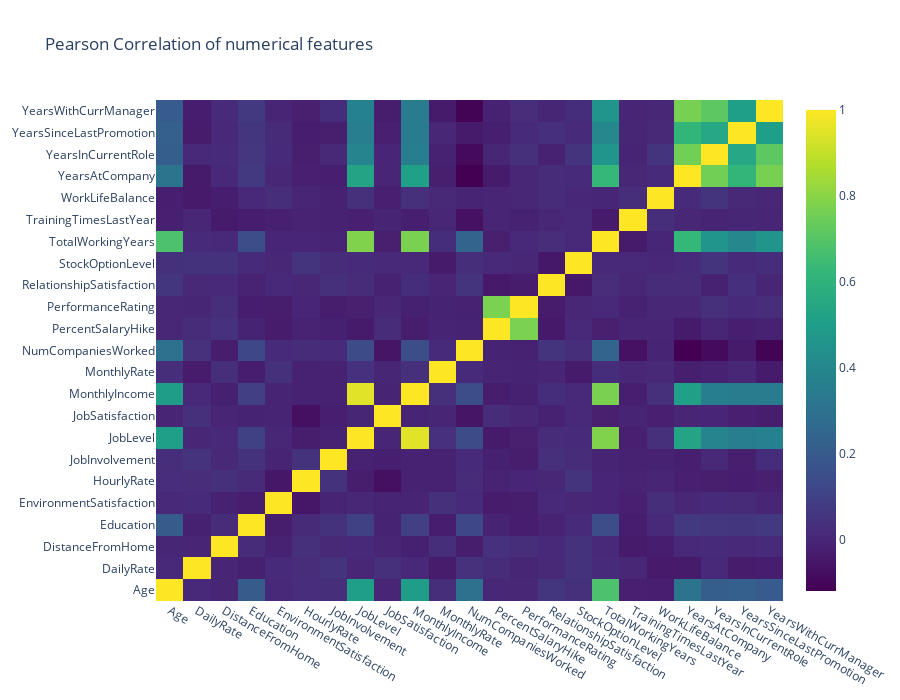

Notebook code cell kept with this figure:
### Markdown cell above
### Correlation of Features

The next tool in a data explorer's arsenal is that of a correlation matrix. By plotting a correlation matrix, we have a very nice overview of how the features are related to one another. For a Pandas dataframe, we can conveniently use the call **.corr** which by default provides the Pearson Correlation values of the columns pairwise in that dataframe.

In this correlation plot, I will use the the Plotly library to produce a interactive Pearson correlation matrix via the Heatmap function as follows:

### Code cell
# creating a list of only numerical values
numerical = [u'Age', u'DailyRate', u'DistanceFromHome', 
             u'Education', u'EnvironmentSatisfaction',
             u'HourlyRate', u'JobInvolvement', u'JobLevel', u'JobSatisfaction',
             u'MonthlyIncome', u'MonthlyRate', u'NumCompaniesWorked',
             u'PercentSalaryHike', u'PerformanceRating', u'RelationshipSatisfaction',
             u'StockOptionLevel', u'TotalWorkingYears',
             u'TrainingTimesLastYear', u'WorkLifeBalance', u'YearsAtCompany',
             u'YearsInCurrentRole', u'YearsSinceLastPromotion',u'YearsWithCurrManager']
data = [
    go.Heatmap(
        z= attrition[numerical].astype(float).corr().values, # Generating the Pearson correlation
        x=attrition[numerical].columns.values,
        y=attrition[numerical].columns.values,
        colorscale='Viridis',
        reversescale = False,
#         text = True ,
        opacity = 1.0
        
    )
]


layout = go.Layout(
    title='Pearson Correlation of numerical features',
    xaxis = dict(ticks='', nticks=36),
    yaxis = dict(ticks='' ),
    width = 900, height = 700,
    
)


fig = go.Figure(data=data, layout=layout)
py.iplot(fig, filename='labelled-heatmap')

### Figure 1 — Plotly figure (JSON) as saved in the notebook; plotly's stock layout.template omitted (floating-point values rounded to 4 significant figures; data arrays with more than 128 entries replaced by an {"elided": "..."} marker saying what was removed)
{"data": [{"colorscale": [[0, "#440154"], [0.1111, "#482878"], [0.2222, "#3e4989"], [0.3333, "#31688e"], [0.4444, "#26828e"], [0.5556, "#1f9e89"], [0.6667, "#35b779"], [0.7778, "#6ece58"], [0.8889, "#b5de2b"], [1, "#fde725"]], "opacity": 1, "reversescale": false, "type": "heatmap", "x": ["Age", "DailyRate", "DistanceFromHome", "Education", "EnvironmentSatisfaction", "HourlyRate", "JobInvolvement", "JobLevel", "JobSatisfaction", "MonthlyIncome", "MonthlyRate", "NumCompaniesWorked", "PercentSalaryHike", "PerformanceRating", "RelationshipSatisfaction", "StockOptionLevel", "TotalWorkingYears", "TrainingTimesLastYear", "WorkLifeBalance", "YearsAtCompany", "YearsInCurrentRole", "YearsSinceLastPromotion", "YearsWithCurrManager"], "y": ["Age", "DailyRate", "DistanceFromHome", "Education", "EnvironmentSatisfaction", "HourlyRate", "JobInvolvement", "JobLevel", "JobSatisfaction", "MonthlyIncome", "MonthlyRate", "NumCompaniesWorked", "PercentSalaryHike", "PerformanceRating", "RelationshipSatisfaction", "StockOptionLevel", "TotalWorkingYears", "TrainingTimesLastYear", "WorkLifeBalance", "YearsAtCompany", "YearsInCurrentRole", "YearsSinceLastPromotion", "YearsWithCurrManager"], "z": {"elided": "23x23 float values"}}], "layout": {"height": 700, "title": {"text": "Pearson Correlation of numerical features"}, "width": 900, "xaxis": {"nticks": 36, "ticks": ""}, "yaxis": {"ticks": ""}}}
